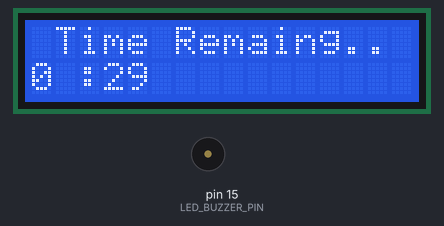
Recording of a sketch running on a simulated Arduino Uno, built with avr-gcc and run on an emulated ATmega328P. Shown: 16×2 character LCD, buzzer (waves = sounding).

Above: at 0.2 s.
At 27.1 s:
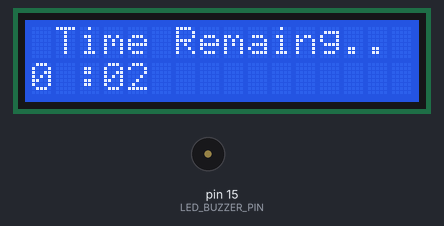
At 29.1 s:
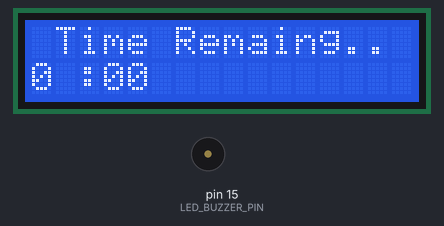
At 33.1 s:
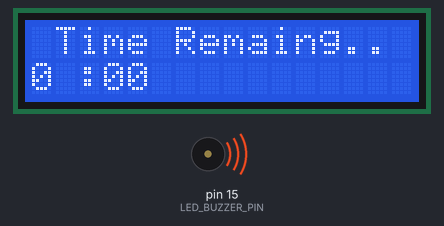
Timing chart, 0 to 34.6 s (numbered marks = the images above):
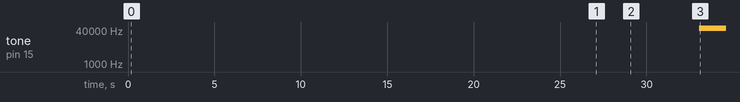

The sketch:

ESP8266_LCD.ino
```cpp
#include <Wire.h>
#include <LiquidCrystal_I2C.h>
//ledandbuzzerAtGPIO10

#define LED_BUZZER_PIN 15

unsigned long curr_millis;
unsigned long total_count_down_ms = 30 * 1000;
unsigned int time_sec, time_min;
long count_down;

// for LED
unsigned long led_total_interval_ms = 1000;
unsigned long led_interval_ms = 1000;
unsigned long led_beep_interval_ms = 100;
long led_ms = 0;

char buff[4];

LiquidCrystal_I2C lcd(0x27, 16, 2);  // Set the LCD address to 0x27 for a 16 chars and 2 line display

void setup() {
  lcd.init();       // Initialize the LCD
  lcd.backlight();  // Turn on the backlight
  lcd.clear();      // Clear the LCD screen
  pinMode(LED_BUZZER_PIN, OUTPUT);

  Serial.begin(9600);
  lcd.setCursor(0, 0);
  lcd.print(" Time Remaing.. ");
}
void loop() {
  curr_millis = millis();

  digitalWrite(LED_BUZZER_PIN, curr_millis - led_ms < led_beep_interval_ms);
  if (curr_millis - led_ms > led_interval_ms) {
    led_ms = curr_millis;
  }

  count_down = total_count_down_ms - curr_millis;
  if (count_down < 0) {

    digitalWrite(LED_BUZZER_PIN, count_down >= -3000);
  } else {
    led_interval_ms = 1.0 * count_down / total_count_down_ms * led_total_interval_ms;

    time_min = floor(count_down / 1000 / 60);
    time_sec = floor(count_down / 1000) - (time_min * 60);

    lcd.setCursor(0, 1);
    lcd.print(time_min);

    lcd.setCursor(2, 1);
    lcd.print(":");

    lcd.setCursor(3, 1);
    sprintf(buff, "%02d", time_sec);
    lcd.print(buff);
  }

}
```

Measured:
- by itself, tone on pin 15 (LED_BUZZER_PIN): silent → 48909 Hz at 33.0 s
- what the display in image 1 shows lasts 1.0 s, from 27.0 s to 28.0 s
